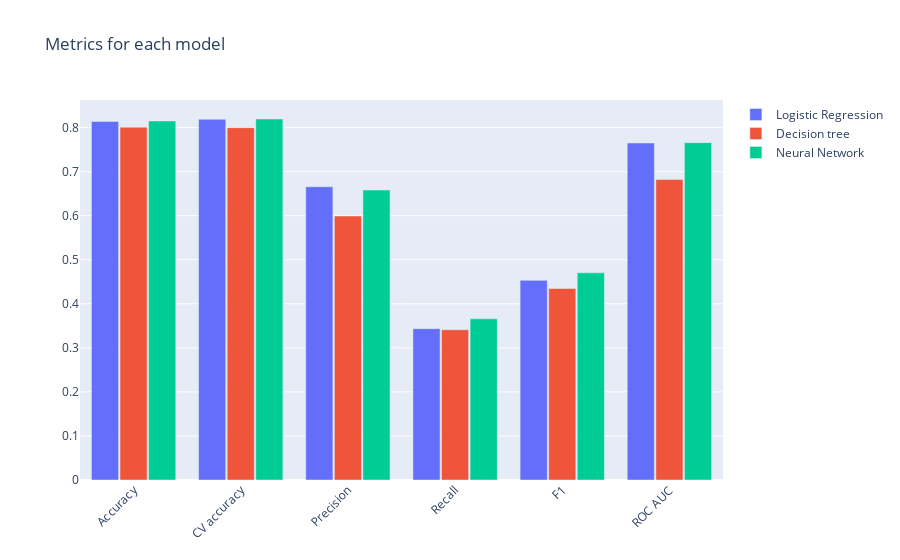

Notebook code cell kept with this figure:
### Markdown cell above
## Results

### Code cell
metrics = ['Accuracy', 'CV accuracy', 'Precision', 'Recall', 'F1', 'ROC AUC']

# Plot metrics.
fig = go.Figure(data=[
    go.Bar(name='Logistic Regression', x=metrics,
           y=[logreg.score(X_test, y_test), cv_logreg, precision_score(y_test, log_pred), recall_score(y_test, log_pred), f1_score(y_test, log_pred), auc_logreg]),
    go.Bar(name='Decision tree', x=metrics,
           y=[tr.score(X_test, y_test), cv_tr, precision_score(y_test, tr_pred), recall_score(y_test, tr_pred), f1_score(y_test, tr_pred), auc_tr]),
    go.Bar(name='Neural Network', x=metrics,
           y=[mlp.score(X_test, y_test), cv_mlp, precision_score(y_test, mlp_pred), recall_score(y_test, mlp_pred), f1_score(y_test, mlp_pred), auc_mlp]),
])

fig.update_layout(title_text='Metrics for each model',
                  barmode='group', xaxis_tickangle=-45, bargroupgap=0.05)
fig.show()

### Figure 1 — Plotly figure (JSON) as saved in the notebook; plotly's stock layout.template omitted (floating-point values rounded to 4 significant figures)
{"data": [{"name": "Logistic Regression", "type": "bar", "x": ["Accuracy", "CV accuracy", "Precision", "Recall", "F1", "ROC AUC"], "y": [0.814, 0.8191, 0.6657, 0.3436, 0.4532, 0.765]}, {"name": "Decision tree", "type": "bar", "x": ["Accuracy", "CV accuracy", "Precision", "Recall", "F1", "ROC AUC"], "y": [0.801, 0.7999, 0.5993, 0.3411, 0.4348, 0.6821]}, {"name": "Neural Network", "type": "bar", "x": ["Accuracy", "CV accuracy", "Precision", "Recall", "F1", "ROC AUC"], "y": [0.8151, 0.8196, 0.6583, 0.3659, 0.4704, 0.7658]}], "layout": {"bargroupgap": 0.05, "barmode": "group", "title": {"text": "Metrics for each model"}, "xaxis": {"tickangle": -45}}}
